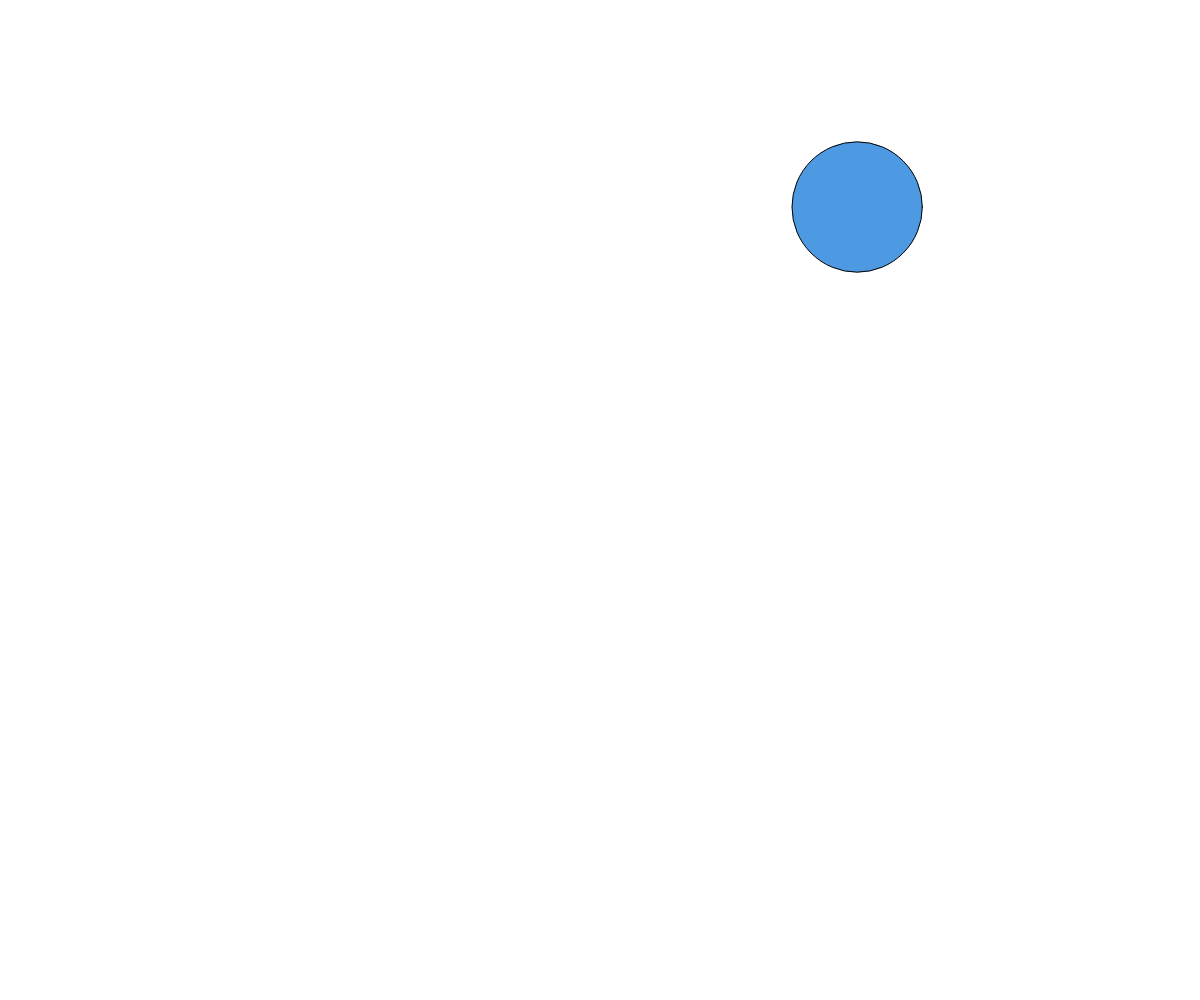
Frame 1 (no input)
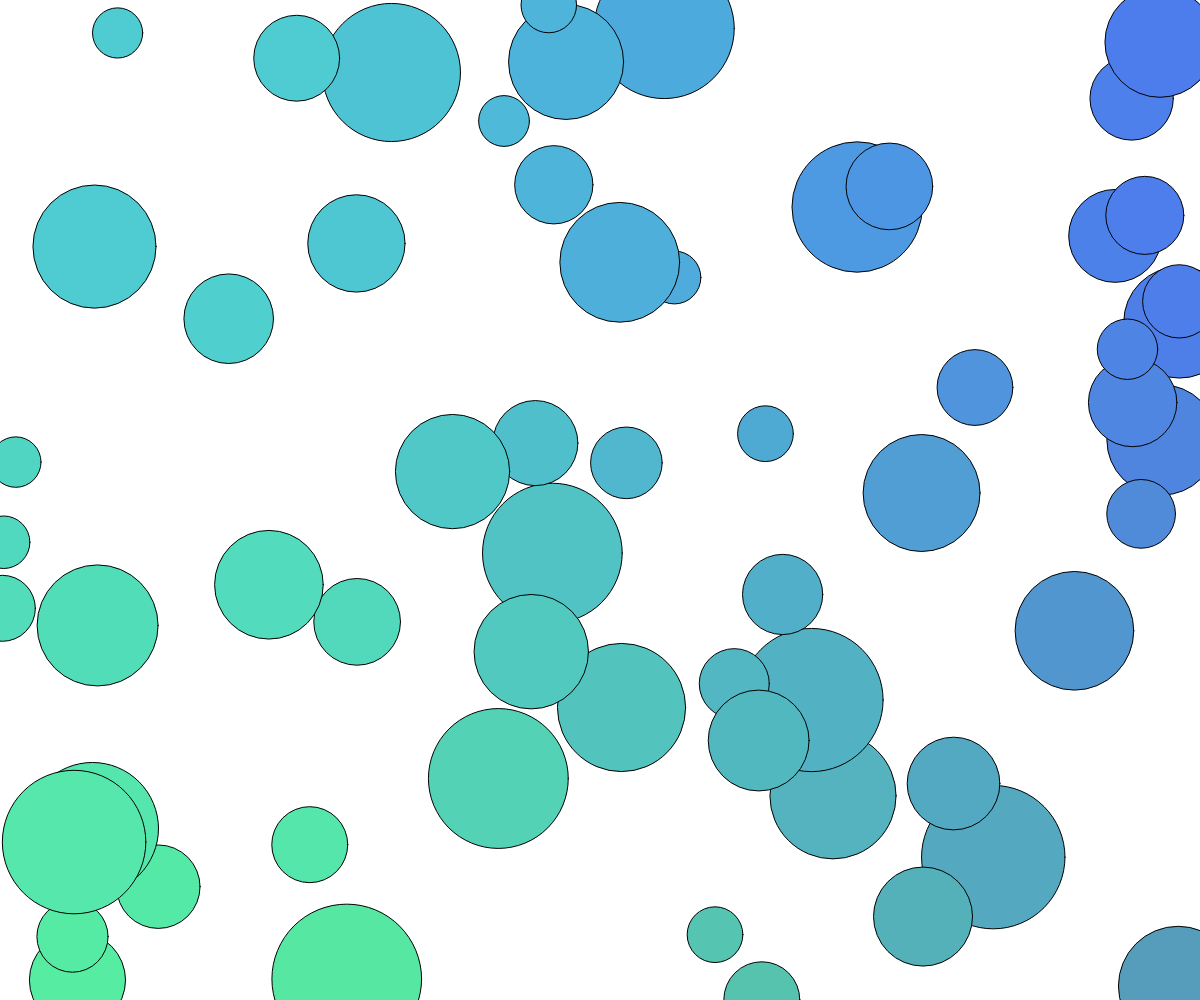
Frame 60 (no input)
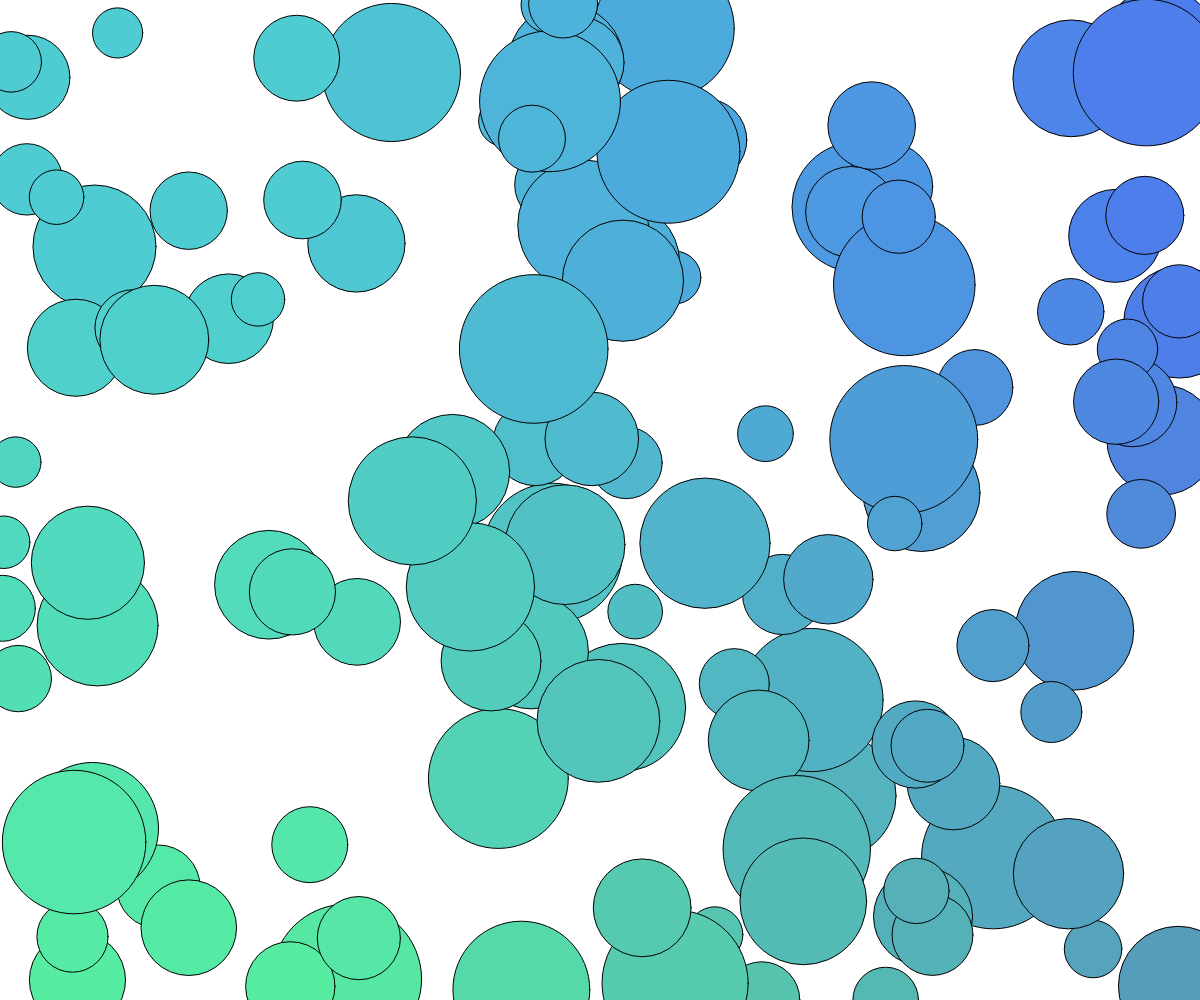
Frame 120 (the mouse pressed at the canvas centre since frame 60)

The p5.js sketch that drew these frames (run headless with seeded random() and noise() and a simulated clock; from frame 60 on, the mouse is pressed at the canvas centre):

// p5.js sketch
// ── sketch.js
setupGlobalVariables = function() {
  xRes = windowWidth;
  yRes = windowHeight;
  minRes = min( xRes , yRes );
  maxRes = max( xRes , yRes );
  
  topColor = color( 66, 158 ,244 );
  bottomColor = color( 89 , 249 , 113 );
  leftColor = color( 89 , 249 , 175 );
  rightColor = color( 87 , 29 , 247 );
  
  minColorWiggle = -0.25;
  maxColorWiggle = 0.25;
  
  minRad = 0.05*minRes;
  maxRad = 0.15*minRes;
}

function setup() {
  setupGlobalVariables();
  
  createCanvas( xRes , yRes );
  
  background( 255 , 255 , 255 );
}

function draw() {
  var x = random( 0 , xRes );
  var y = random( 0 , yRes );
  var xRatio = x/xRes + random( minColorWiggle , minColorWiggle );
  var yRatio = y/yRes + random( minColorWiggle , minColorWiggle );
  
  var xColor = lerpColor( leftColor , rightColor , xRatio );
  var yColor = lerpColor( topColor , bottomColor , yRatio );
  var drawColor = lerpColor( xColor , yColor , 0.5 );
  
  var r = random( minRad , maxRad );
  
  fill( drawColor );
  
  ellipse( x , y , r );
}
